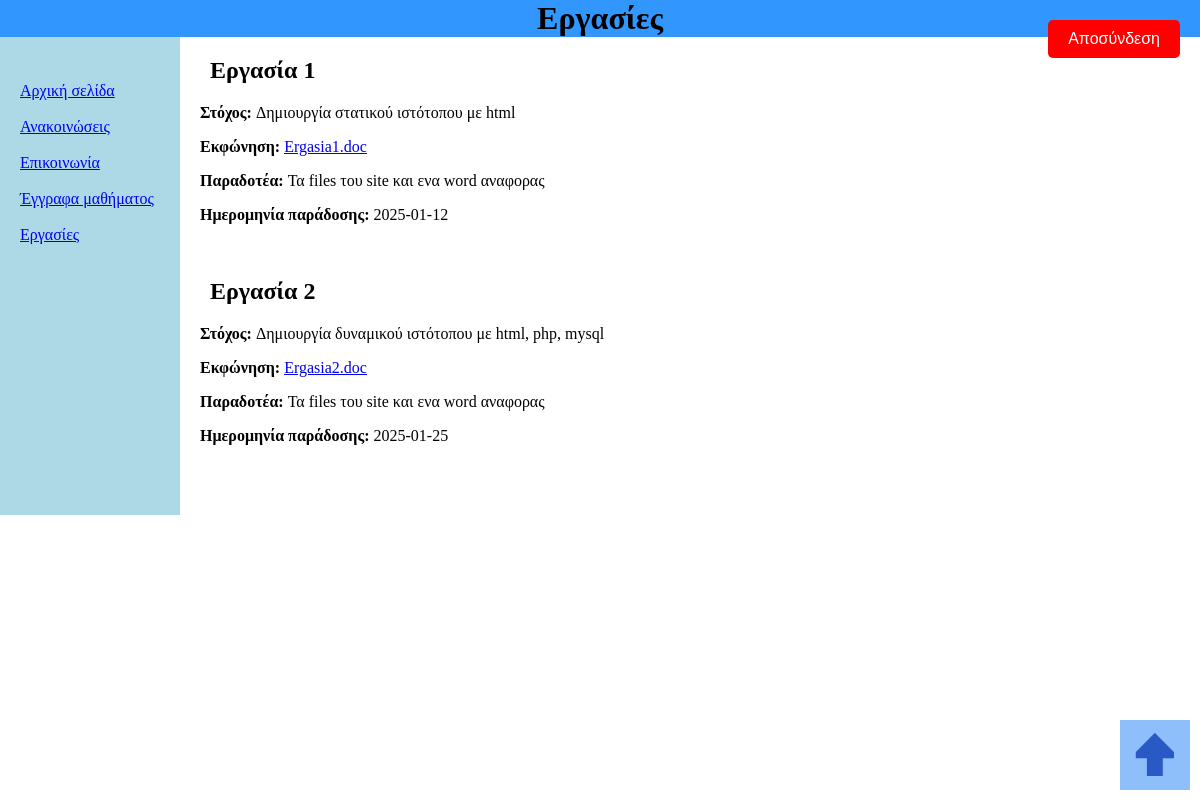
The app's page /homework.php (signed in) with its own data.
### tables this page shows
CREATE TABLE `homework` (
  `id` int(11) NOT NULL,
  `objectives` text NOT NULL,
  `file_name_homework` varchar(255) NOT NULL,
  `deliverables` text NOT NULL,
  `due_date` date NOT NULL
);

### homework.php (the view, shortened to what this page needs)
<?php
$servername = "webpagesdb.it.auth.gr:3306";
$username = "papadoak";
$password = "kodikos";
$dbname = "papadoak_database";
$conn = new mysqli($servername, $username, $password, $dbname);
$sql = "SELECT id, objectives, file_name_homework, deliverables, due_date FROM homework";
$result = $conn->query($sql);
$homework_html = "";
if ($result->num_rows > 0) {
    while ($row = $result->fetch_assoc()) {
        $homework_html .= '<header>';
        $homework_html .= '<h2>Εργασία ' . htmlspecialchars($row['id']) . '</h2>';
        $homework_html .= '</header>';
        $homework_html .= '<b>Στόχος: </b>' . htmlspecialchars($row['objectives']) . '<p>';
        $homework_html .= '<b>Εκφώνηση: </b><a href="' . htmlspecialchars($row['file_name_homework']) . '" download><u>' . htmlspecialchars($row['file_name_homework']) . '</u></a><p>';
        $homework_html .= '<b>Παραδοτέα: </b>' . htmlspecialchars($row['deliverables']) . '<p>';
        $homework_html .= '<b>Ημερομηνία παράδοσης: </b>' . htmlspecialchars($row['due_date']) . '<p><br>';
    }
} else {
    $homework_html = "Δεν υπάρχουν διαθέσιμες εργασίες.";
}
?>
<!DOCTYPE html>
<html lang="el">
<head>
    <link rel="stylesheet" href="ergasia.css" />
</head>
<body>
    <header>
        <h1>Εργασίες</h1>
        <a href="logout.php"><button class="logout-button">Αποσύνδεση</button></a>
    </header>
    <div class="content">
        <nav>
            <br>
            <a href="index.php">Αρχική σελίδα</a><br><br>
            <a href="announcement.php">Ανακοινώσεις</a><br><br>
            <a href="communication.php">Επικοινωνία</a><br><br>
            <a href="documents.php">Έγγραφα μαθήματος</a><br><br>
            <a href="homework.php">Εργασίες</a>
        </nav>
        <main>
            <?php echo $homework_html; ?>
        </main>
		<a href="#"><img src="topbutton.png" alt="" style="position: fixed; right: 10px; top: 90%; width: 70px;"></a>
    </div>
</body>
</html>

### ergasia.css (style rules this page uses)
html { margin: 0; padding: 0; scroll-behavior: smooth; }
body { margin: 0; padding: 0; }
div { width: 100% }
nav { display: table-cell; width:15%; text-align:left; background-color:lightblue; padding-left:20px; padding-top:20px; height: 100%; }
main { display: table-cell; width:80%; text-align:justify; background-color:white; padding-left:20px; padding-right:20px; padding-bottom:20px; height: 100%; }
.content { display: table; Width: 100%; }
h1 { text-align:center; background-color:rgb(50, 150, 255); color:black; margin:0; }
h2 { color:Black; margin-left:10px; }
b { font-weight: bold; }

### homework.php (style rules this page uses)
.logout-button { position: absolute; top: 20px; right: 20px; background-color: red; color: white; padding: 10px 20px; border: none; border-radius: 5px; cursor: pointer; font-size: 16px; }

### records on screen
homework: id "1", objectives "Δημιουργία στατικού ιστότοπου με html", file_name_homework "Ergasia1.doc", deliverables "Τα files του site και ενα word αναφορας", due_date "2025-01-12"
homework: id "2", objectives "Δημιουργία δυναμικού ιστότοπου με html, php, mysql", file_name_homework "Ergasia2.doc", deliverables "Τα files του site και ενα word αναφορας", due_date "2025-01-25"
